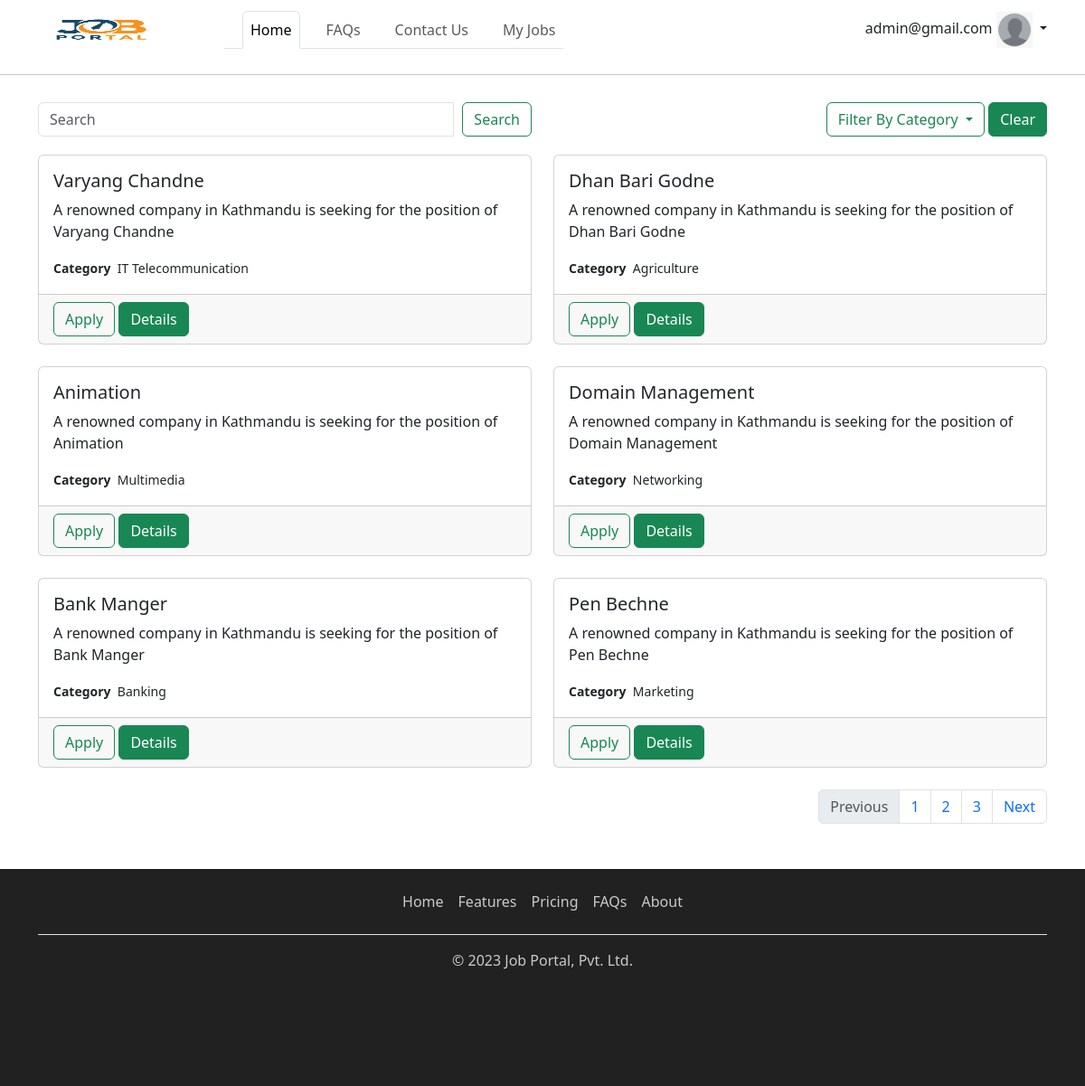
/?page=0 (signed in), run on the app's committed database.
### apps/account/models.py (models this page shows, shortened)
class User(AbstractUser):
    username = models.CharField(default=uuid.uuid4, max_length=100, blank=True, unique=True)
    email = models.EmailField(unique=True)
    middle_name = models.CharField(max_length=20, blank=True, null=True)
    account_activated = models.BooleanField(default=False)
    USERNAME_FIELD = "email"
    REQUIRED_FIELDS = ["username"]
    @property
    def get_full_name(self) -> str:
        return super().get_full_name()

### apps/core/models.py (models this page shows, shortened)
class job(BaseModel):
    title = models.CharField(max_length=100)
    description = models.TextField(max_length=4000)
    category = models.ForeignKey(Category, on_delete= models.CASCADE, related_name = "category_jobs")
    application_deadline = models.DateField()
    is_active = models.BooleanField(default=False)

class Category(BaseModel):
    title = models.CharField(max_length=50)
    class Meta:
        verbose_name_plural = 'Categories'

### apps/core/views.py (the view)
# urls.py: path('', HomeView.as_view(), name = "home"),
class HomeView(ListView):
    template_name = 'core/home.html'
    pagination_class = CustomPagination
    def get_pagination(self):
        return self.pagination_class()
    def get_queryset(self):
        category = self.request.GET.get('category')
        search = self.request.GET.get('search')
        job_filter = {"is_active": True}
        exclude = dict()
        if self.request.user.is_authenticated:
            exclude = {"job_applications__user": self.request.user}
        if category:
            job_filter.update(category__uuid=category)
        if search:
            job_filter.update(title__icontains=search)
        return job.objects.filter(**job_filter).exclude(**exclude).order_by('id')
    def get_context_data(self, **kwargs):
        context = super().get_context_data(**kwargs)
        context["title"] = "Home"
        pagination = self.get_pagination()
        qs = pagination.get_paginated_qs(view=self)
        paginated_qs = pagination.get_nested_pagination(qs, nested_size=2)
        context['job_lists'] = paginated_qs
        context['categories'] = Category.objects.all()
        page_number, page_str = pagination.get_current_page(view=self)
        context[page_str] = 'active'
        context["next_page"] = page_number + 1
        context["prev_page"] = page_number - 1
        context['base_url'] = get_base_url(request=self.request)
        if page_number >= pagination.get_last_page(view=self):
            context["next"] = "disabled"
        if page_number <= 1:
            context["prev"] = "disabled"
        context['home_active'] = 'active'
        return context
        return context

### apps/commons/utils.py (called while the page is built)
def get_base_url(request):
    return "".join([f'{request.scheme}://', f'{request.get_host()}/'])

### apps/core/pagination.py (called while the page is built)
    def get_last_page(self, view):
        quotient = view.get_queryset().count() / self.limit
        if isinstance(quotient, float):
            last_page = int(quotient) + 1
        else:
            last_page = quotient
        return last_page

    def get_pagination_indexes(self, view):
        page_number = view.request.GET.get("page")
        if page_number is not None:
            try:
                page_number = int(page_number)
            except ValueError:
                return self.start, self.limit
            last_page = self.get_last_page(view)
            if page_number > last_page:
                page_number = last_page
            return (self.limit*(page_number-1), self.limit*page_number) if page_number > 0 else (self.start, self.limit)
        return self.start, self.limit

    def get_paginated_qs(self, view):
        start, end = self.get_pagination_indexes(view)
        return view.get_queryset()[start: end]

    @staticmethod
    def get_current_page(view):
        page = view.request.GET.get('page')
        default_active = "one"
        if page is not None:
            try:
                page = int(page)
            except ValueError:
                return 1, default_active
            if page <= 0:
                return page, "prev"
            if page > 3:
                return page, "next"
            else:
                mapper = {1: "one", 2: "two", 3: "three"}
                return page, mapper[page]
        return 1, default_active

    @staticmethod
    def get_nested_pagination(qs, nested_size): # [obj1, obj2, obj3, obj4]
        all_data = []
        each_data = list()
        for index, each in enumerate(qs, start=1):
            each_data.append(each)
            if index % nested_size == 0:
                all_data.append(each_data)
                each_data = list()
        if each_data:
            all_data.append(each_data)
        return all_data #  [[obj1, obj2], []]

### templates/core/home.html (shortened to what this page needs)
{% extends 'layouts/base_home.html' %}
{% block in_content %}
    <div class="row" style="margin-bottom: 20px">
        <div class="col-md-6">
            <form class="my-2 my-lg-0 input-group" method="get" action="#">
                <input name="search" class="form-control mr-sm-2" type="search" placeholder="Search"
                       aria-label="Search">
                <div class="input-group-append">
                    <button style="margin-left: 10px" class="btn btn-outline-success my-2 my-sm-0" type="submit">
                        Search
                    </button>
                </div>
            </form>
        </div>
        <div class="col-md-6">
            <div class="dropdown" style="float: right">
                <button class="btn btn-outline-success dropdown-toggle" type="button" id="dropdownMenuButton"
                        data-toggle="dropdown" aria-haspopup="true" aria-expanded="false">
                    Filter By Category
                </button>
                <a href="{% url 'home' %}" class="btn btn-success">Clear</a>
            </div>
        </div>
    </div>
{% for jobs in job_lists %}
    <div class="row">
        {% for job in jobs %}
        <div class="col-sm-6">
            <div class="card" style="min-height: 210px">
                <div class="card-body">
                    <h5 class="card-title">{{job.title}}</h5>
                    <p class="card-text">A renowned company in Kathmandu is seeking for the position
                        of {{job.title}}</p>
                    <small class="card-text"><b>Category</b>&nbsp&nbsp{{job.category.title}}</small><br>
                </div>
                <div class="card-footer text-muted">
                    {% if request.user.is_authenticated %}
                        <button type="button" class="btn btn-outline-success" data-toggle="modal"
                                data-target="#JobConfirmation{{ job.id }}">
                            Apply
                        </button>
                    {% else %}
                        <a href="#" onclick="login_required()" class="btn btn-outline-success">Apply</a>
                    {% endif %}
                    <a href="{% url 'job_detail' job.uuid %}" class="btn btn-success">Details</a>
                </div>
            </div>
        </div>
        {% endfor %}
    </div>
    <br>
{% endfor %}
{% include 'includes/pagination.html' %}
{% endblock %}

### templates/includes/nav.html (shortened to what this page needs)
{% load static %}
<nav class="navbar navbar-expand-lg navbar-light" style="background-color: white">
    <div class="container">
        <a class="navbar-brand" href="{% url 'home' %}">
            <img src="{% static 'core/logo.png' %}" style="height: 40px; width: 140px">
        </a>
        <div class="collapse navbar-collapse" id="navbarTogglerDemo03">
            <ul class="navbar-nav nav-tabs me-auto mb-2 mb-lg-0" style="margin-left: 50px">
                <li class="nav-item" style="margin-left: 20px">
                    <a class="nav-link {{ home_active }}" href="{% url 'home' %}">Home</a>
                </li>
                <li class="nav-item" style="margin-left: 20px">
                    <a class="nav-link {{ faqs_active }}" href="#">FAQs</a>
                </li>
                <li class="nav-item" style="margin-left: 20px">
                    <a class="nav-link {{ contact_active }}" href="#">Contact Us</a>
                </li>
                {% if request.user.is_authenticated %}
                    <li class="nav-item" style="margin-left: 20px">
                        <a class="nav-link {{ my_jobs_active }}" href="#">My Jobs</a>
                    </li>
                {% endif %}
            </ul>
            {% if not request.user.is_authenticated %}
                <div>
                    <a href="{% url 'user_login' %}" class="btn btn-outline-success" style="width: 150px">Login</a>
                    <a href="{% url 'user_registration' %}" type="button" class="btn btn-success" style="width: 150px">Register</a>
                </div>
            {% else %}
                <div class="dropdown show">
                    <a class="nav-link dropdown-toggle" href="#" id="navbarProfileDropdown" role="button"
                       data-toggle="dropdown" aria-haspopup="true" aria-expanded="false">
                        {% if request.user.get_full_name %}
                            {{ request.user.get_full_name }}
                        {%else%}
                            {{ request.user.email }}
                        {%endif%}
                        {% if request.user.userprofile.profile_picture %}
                            <img src="{{ request.user.userprofile.profile_picture.url }}"
                                 style="height: 40px; width: 40px; border-radius: 50%">
                        {% else %}
                            <img src="{% static 'account/dummy.png' %}" style="height: 40px; width: 40px">
                        {% endif %}
                    </a>
                </div>
            {% endif %}
        </div>
    </div>
</nav>

### data on the page
User: user.email "admin@gmail.com"
job: title "Varyang Chandne", category "IT Telecommunication"
job: title "Dhan Bari Godne", category "Agriculture"
job: title "Animation", category "Multimedia"
job: title "Domain Management", category "Networking"
job: title "Bank Manger", category "Banking"
job: title "Pen Bechne", category "Marketing"
